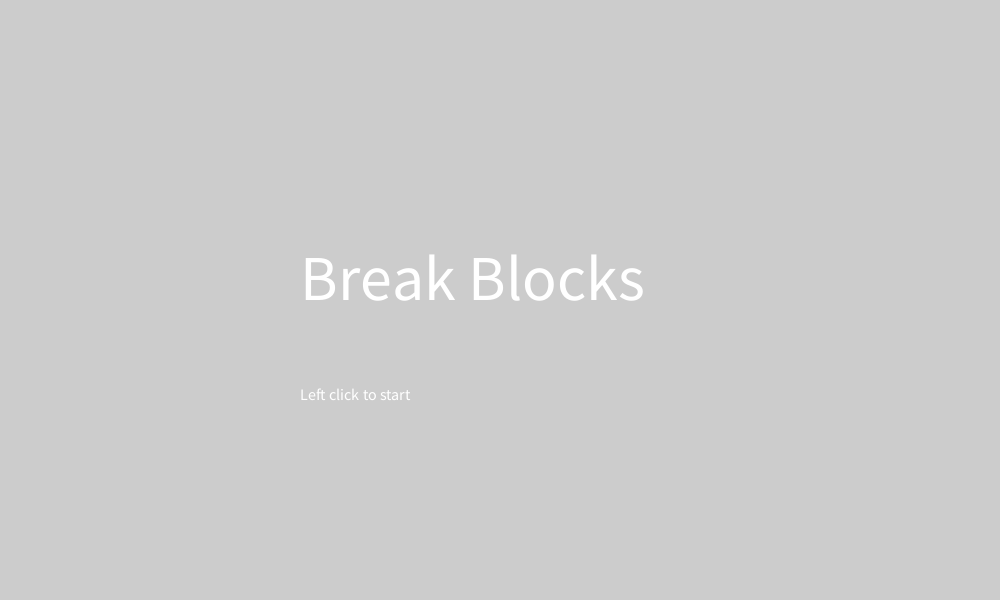
Frame 1 (no input)
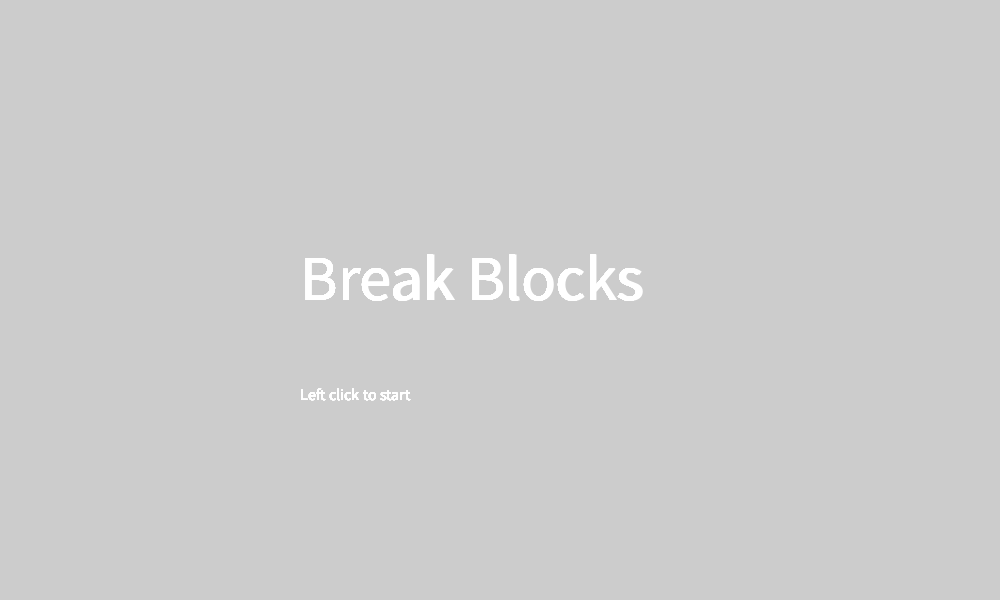
Frame 60 (the mouse pressed at the canvas centre just before this capture)
Frame 120 (the mouse held since frame 60 and released just before this capture): identical to frame 60, image omitted

The Processing sketch that drew these frames (run headless with seeded random() and noise(); from frame 60 on, the mouse is pressed at the canvas centre):

// Processing sketch: BreakBlocks
// ── BreakBlocks.pde
ArrayList<Block> _blocks;
Shooter _s;
//variables related to game events
boolean _start, _readyToClick, _readyToAdd;
int _score;
float _blockSpawnChance, _blockSpawnCount, _doubleHealthChance;
float _mouseX, _mouseY, _currX;


void setup() {

  size( 1000, 600 );

  _blocks = new ArrayList();
  _currX = width / 2;
  _score = 0;
  
  _blockSpawnCount = 1.4;
  updateChance();
  _doubleHealthChance = 0.7;
  
  _start = false;
  _readyToClick = true;
  _readyToAdd = true;
}

//helper methods
void updateChance(){
  _blockSpawnChance = 1 - 1 / _blockSpawnCount;
  _blockSpawnCount += 0.01;
}

void gameOver() {//oh no
  clear();
  fill(255);
  textSize( 64 );//font size
  text( "GAME OVER", 300, 300 );
  textSize( 16 );//font size
  text( "Score: " + _score, 300, 400 );
  noLoop();//stops calling draw
  //_start = false;
  //textSize( 16 );//font size
  //text( "Left Click to Start" , 300, 500 );
}

void startingMenu() {
  fill(255);
  textSize( 64 );//font size
  text( "Break Blocks", 300, 300 );
  textSize( 16 );//font size
  text( "Left click to start", 300, 400 );
}

void addBlocks(){
  for (Block b : _blocks)
    b.moveDown();
  for (int x = 50; x < width; x += 100)
    if (Math.random() < _blockSpawnChance)
      if (Math.random() < _doubleHealthChance)
        _blocks.add( new Block(x, 75, _score) );
      else
        _blocks.add( new Block(x, 75, _score * 2) );
}

void currentScore(){
  fill(255);
  textSize(25);
  text( "Score: " + _score, 30, height - 30);
}

void runGame(){
  
  currentScore();
  for (int i = 0; i < _blocks.size(); i ++){
    _blocks.get(i).spawn();
    if ( !_blocks.get(i).isAlive() ){
      _blocks.remove(i);
      i --;
    }
  }
  
  _s.tick();
  float x = _s.nextX();
  if (x >= 0)
    _currX = x;
  
  if (_readyToAdd){
    addBlocks();
    _readyToClick = true;
    _readyToAdd = false;
  }
  
  if (_s.isDone()){
    _readyToAdd = true;
    //_currX = (float)Math.random() * width;
  }
  
  fill(255);
  ellipse(_currX, height - 4, 16, 16);
  
  for (Block b : _blocks)
    if (b.getY() == 575)
      gameOver();
  
}

void draw() {
  clear();
  if ( !_start ) {
    startingMenu();
  } else {
    runGame();
  }
}

void mouseClicked(){
  if ( !_start )
    _start = true;
  if (_readyToClick){
    _readyToClick = false;
    updateChance();
    _s = new Shooter(_score, _currX, mouseX, mouseY, _blocks);
    _score ++;
  }
}

// ── Block.pde
public class Block extends Unit {
  
  private float _halfL, _halfW;
  private int _health;
  
  public Block(float x, float y, int h) {
    super(x, y);
    _halfL = 50;
    _halfW = 25;
    _health = h;
  }
  
  public float getHalfL(){
    return _halfL;
  }
  
  public float getHalfW(){
    return _halfW;
  }
  
  public int getHealth(){
    return _health;
  }
  
  public void moveDown(){
    _y += 50;
  }
  
  public void decrementHealth(){
    _health --;
  }
  
  public boolean isAlive(){
    return _health > 0;
  }
  
  public void spawn(){
    fill(255, 255, 0);
    rectMode(CENTER);
    rect(_x, _y, 2*_halfL, 2*_halfW);
    fill(0);
    textSize(16);
    text( _health, _x, _y );
  }
  
}

// ── Bullet.pde
public class Bullet extends Unit {
  
  private float _dx, _dy, _r;
  
  public Bullet(float targetX, float targetY, float x, float y) {
    super(x, y);
    _r = 8;
    float diffY = targetY - y, diffX = targetX - x;
    float hyp = sqrt( sq(diffY) + sq(diffX) );
    _dy = diffY * 10 / hyp;
    _dx = diffX * 10 / hyp;
  }
  
  public void move(ArrayList<Block> blocks) {
    _x += _dx;
    _y += _dy;
    if (_x < _r || _x > width - _r)
      _dx = -_dx;
    if (_y < _r)
      _dy = -_dy;
    for (Block b : blocks){
      if (touchesS(b)){
        _dx = -_dx;
        b.decrementHealth();
      }
      if (touchesTB(b)){
        _dy = -_dy;
        b.decrementHealth();
      }
    }
  }
  
  private boolean touchesS(Block b){
    float bot = b.getY() + b.getHalfW();
    float top = b.getY() - b.getHalfW();
    float left = b.getX() - b.getHalfL() - _r;
    float right = b.getX() + b.getHalfL() + _r;
    return _x >= left && _x <= right && _y >= top && _y <= bot;
  }
  
  private boolean touchesTB(Block b){
    float bot = b.getY() + b.getHalfW() + _r;
    float top = b.getY() - b.getHalfW() - _r;
    float left = b.getX() - b.getHalfL();
    float right = b.getX() + b.getHalfL();
    return _x >= left && _x <= right && _y >= top && _y <= bot;
  }
  
  public void spawn(){
    fill(255);
    ellipse(_x, _y, _r*2, _r*2);
  }
  
  public boolean fallen(){
    return _y > height;
  }
  
}

// ── Shooter.pde
public class Shooter{

  private ArrayList<Bullet> _bullets;
  private ArrayList<Block> _blocks;
  private int _maxFrame, _frameNow, _shootCount, _maxShots;
  private float _startX, _targetX, _targetY;
  private boolean _used;
  
  public Shooter( int maxShots, float startX, float targetX, float targetY, ArrayList<Block> blocks){
    _bullets = new ArrayList();
    _maxFrame = 10;
    _frameNow = 0;
    _shootCount = 0;
    _maxShots = maxShots;
    _startX = startX;
    _blocks = blocks;
    _targetX = targetX;
    _targetY = targetY;
    _used = false;
  }
  
  public float setStartX( float newStartX ){
    float temp = _startX;
    _startX = newStartX;
    return temp;
  }
  
  public void tick(){
    if (_frameNow == 0){
      if (_shootCount < _maxShots){
        shoot();
        _shootCount ++;
      }
      _frameNow = _maxFrame;
    } else {
      _frameNow --;
    }
    
  }
  
  public float nextX(){
    float x = -1;
    for (int i = 0; i < _bullets.size(); i ++){
      _bullets.get(i).spawn();
      _bullets.get(i).move(_blocks);
      if (_bullets.get(i).fallen()){
        x = _bullets.remove(i).getX();
        i --;
      }
    }
    return x;
  }

  public boolean isDone(){
    if (!_used && _bullets.isEmpty()){
      _used = true;
      return true;
    }
    return false;
  }
  
  private void shoot(){
    _bullets.add( new Bullet(_targetX, _targetY, _startX, height) );
  }

}

// ── Unit.pde
public abstract class Unit {
  
  protected float _x, _y;//position, radius
  
  public Unit( float x, float y) {
    _x = x;
    _y = y;
  }
  
  public float getX() {
    return _x;
  }
  
  public float getY() {
    return _y;
  }
  
  public abstract void spawn();
  
}
